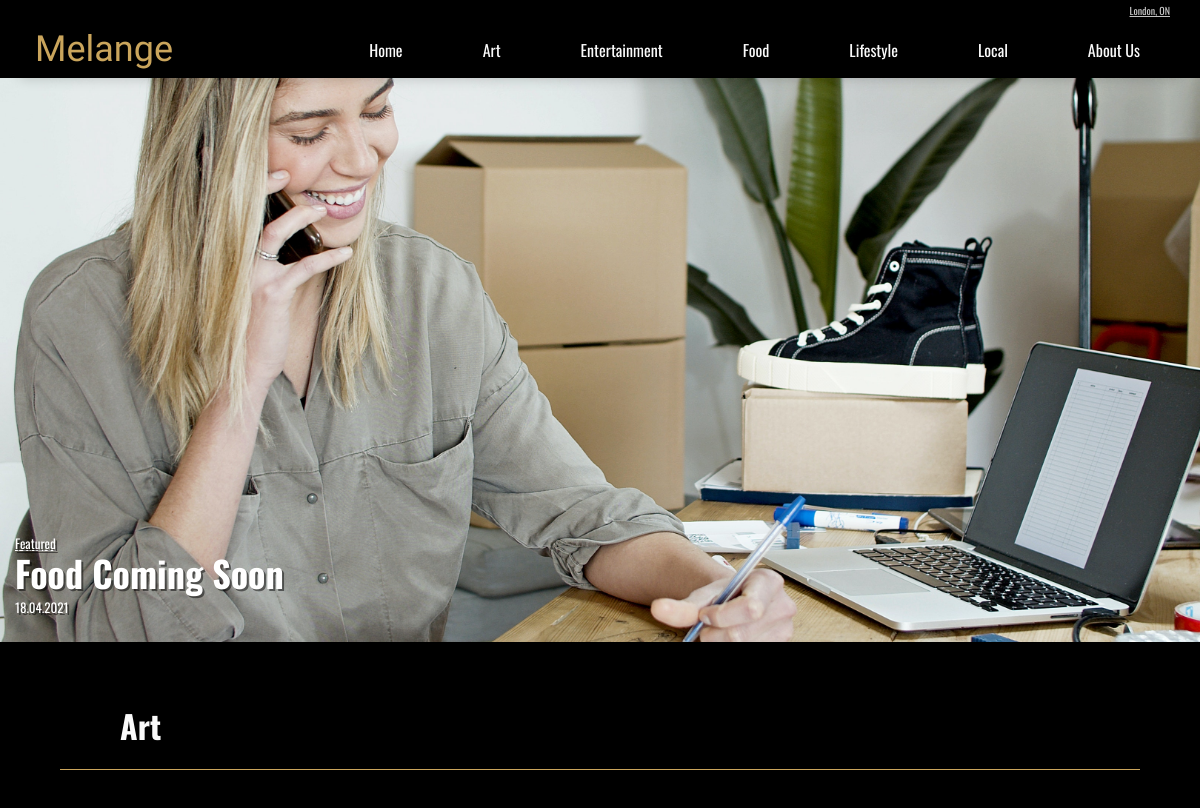
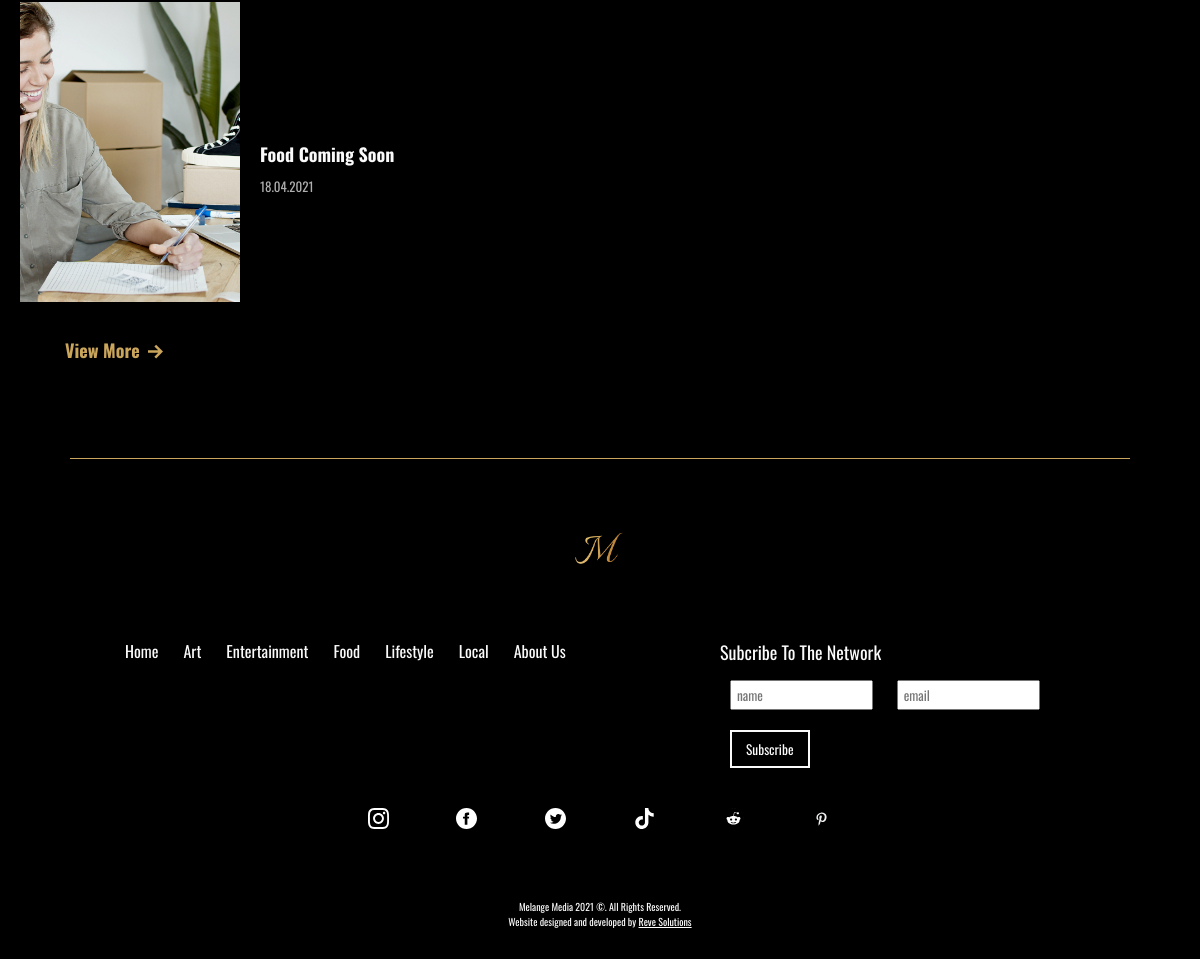
The app's page /lifestyle.php with its own data (2 pictures, top to bottom).
### tables this page shows
CREATE TABLE `tbl_blog` (
  `blog_id` int(11) NOT NULL,
  `blog_title` varchar(256) NOT NULL,
  `blog_subheader` varchar(256) NOT NULL,
  `blog_author` varchar(64) NOT NULL,
  `blog_image` varchar(128) NOT NULL,
  `blog_category` int(2) NOT NULL,
  `blog_published` int(1) NOT NULL,
  `blog_end_link` varchar(2084) NOT NULL,
  `blog_yt_video` varchar(2084) NOT NULL,
  `blog_body` text NOT NULL,
  `blog_date` date NOT NULL,
  `blog_tags` varchar(256) NOT NULL
);

### admin/scripts/read.php (called while the page is built, shortened)
<?php
function getAllAvailableByCat($tbl, $cat, $num)
{
    $pdo = Database::getInstance()->getConnection();
    $queryAll = 'SELECT * FROM '.$tbl.' WHERE blog_published = 1 AND blog_category = '.$cat.' ORDER BY blog_date DESC LIMIT '.$num;
    $results = $pdo->query($queryAll);
    if ($results) {
        return $results;
    } else {
        return 'There was a problem accessing this info';
    }
}

### lifestyle.php (the view, shortened to what this page needs)
<?php
        $tbl = 'tbl_blog';
        $cat = 4;
        $hero = getAllAvailableByCat($tbl, $cat, 1);
        $latest = getAllAvailableByCat($tbl, $cat, 999);
?>
<!DOCTYPE html>
<html lang="en">
<head>
    <?php include_once 'templates/head.php'; ?>
</head>
<body>
<main id="app">
<?php include_once 'templates/header.php'; ?>
    <div class="content homePage">
    <?php if($hero->rowCount() > 0): ?>
                <?php while ($info = $hero->fetch(PDO::FETCH_ASSOC)): $blogImg = 'images/blog-images/'.$info['blog_image']; ?>
        <div class="heroSec" style="background-image: url('<?php echo $blogImg; ?>');">
            <a href='./p?title=<?php echo $info['blog_title']; ?>&id=<?php echo $info['blog_id']; ?>' class="post">
                <div class="bgimg"></div>
                <div class="text">
                    <p class="cat underline">Featured</p>
                    <h3 class="title"><?php echo $info['blog_title']; ?></h3>
                    <p class="date"><?php $date = $info['blog_date']; convertDate($date); ?></p>
                </div>
            </a>
            <?php endwhile; ?>
        </div>
        <?php endif; ?>
        <?php if($latest->rowCount() > 0): ?>
        <div class="postDiv">
            <h2 class="secHead">Art</h2>
            <div class="divLine"></div>
            <div class="postList postListRow">
            <?php while ($info = $latest->fetch(PDO::FETCH_ASSOC)): $blogImg = 'images/blog-images/'.$info['blog_image']; ?>
                <a href='./p?title=<?php echo $info['blog_title']; ?>&id=<?php echo $info['blog_id']; ?>' class="post">
                    <div class="bgimg" style="background-image: url('<?php echo $blogImg; ?>');"></div>
                    <div class="text">
                        <div class="tags">
                            <?php $tags = $info['blog_tags']; displayTags($tags);?>
                        </div>
                        <h3 class="title"><?php echo $info['blog_title']; ?></h3>
                        <p class="date"><?php $date = $info['blog_date']; convertDate($date); ?></p>
                    </div>
                </a>
            <?php endwhile; ?>
            </div>
            <a href="./latest-posts" class="viewMore">View More <div class="img" style="background-image: url('images/icons/arrow-right.svg');"></div></a>
        </div>
        <?php endif; ?>
</div>
<?php include_once 'templates/footer.php'; ?>
</main>
</body>
</html>

### admin/scripts/functions.php (shortened to what this page needs)
<?php
function convertDate($date){
    $newDate = date("d.m.Y", strtotime($date));
    echo $newDate;
}
function displayTags($tags){
        $links = array();
        $parts = explode(',', $tags);
        $parts2 = str_ireplace("'",  "&apos;", $parts);
        foreach ($parts2 as $tag)
        {
            $newtag = trim($tag);
            $links[] = "<span class='tag'>$newtag</span>";
        }
        echo implode(" ", $links);
}

### records on screen
tbl_blog: blog_image (picture), blog_title "Food Coming Soon", blog_date "18.04.2021"
